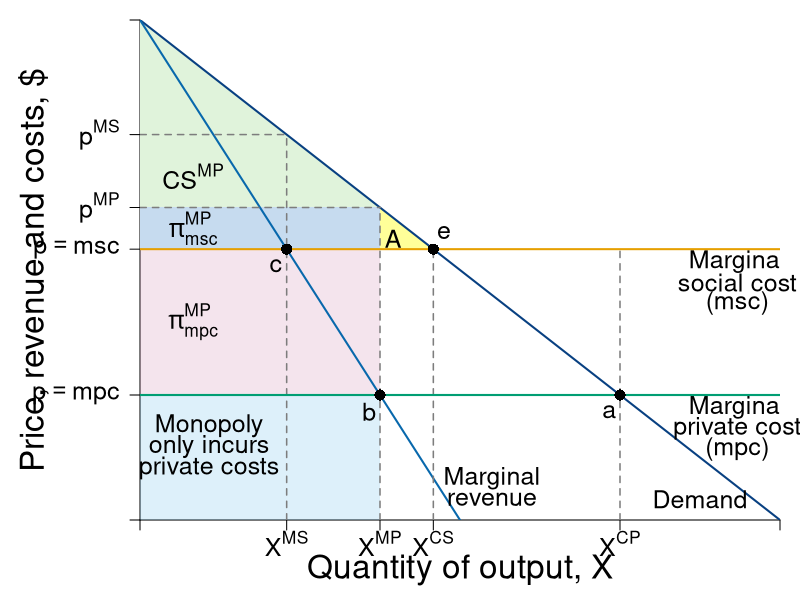

Write R code to recreate this figure.
#Graph Designer: Simon Halliday + Scott Cohn
#Authors: Bowles and Halliday
#Title: Coordination, Conflict and Competition: A Text in Microeconomics

library(shape)
pdf(file = "public_mechanism/second_best_baseline.pdf", width = 9, height = 7)

# Set parameters for graphics
axislabelsize <- 2
labelsize <- 1.5
namesize <- 1.8
annotatesize <- 1.5
graphlinewidth <- 2
segmentlinewidth <- 1.5
fadelevel <- 0.2

COL <- c("#7fc97f", "#beaed4", "#fdc086", "#ffff99", "#386cb0", "#f0027f", "#bf5b17", "#666666")
COLA <- c("#e0f3db", "#99d8c9","#66c2a4","#41ae76", "#238b45", "#005824")
COLB <- c("#c6dbef", "#4eb3d3", "#2b8cbe", "#0868ac","#084081")
COLC <- c("#fcfbfd", "#efedf5", "#dadaeb", "#bcbddc", "#9e9ac8", "#807dba", "#6a51a3", "#54278f", "#3f007d")
grays <- gray.colors(25, start = 1, end = 0, alpha = 1)
CBCols <- c("#009E73","#0072B2","#E69F00","#CC79A7", "#F0E442")


#Edited the margins to cater for the larger LHS labels
par(mar =  c(4, 7, 1, 1))

AvgRevenue <- function(x, rmax = 12, xmax = 12){
  rmax - (rmax/xmax)*x
}

MRevenue <- function(x, rmax = 12, xmax = 12){
  rmax - 2*(rmax/xmax)*x
}

AvgCost <- function(x, c0 = 2, c1 = 4){
  c0/x + c1
}

xlims <- c(0, 12)
ylims <- c(0, 12)

npts <- 501 
x <- seq(xlims[1], xlims[2], length.out = npts)
y <- seq(ylims[1], ylims[2], length.out = npts) 
a <- c(13, 16.75, 19.25)

plot(0, 0, xlim = xlims, ylim = ylims, type = "n",
     xlab = expression(paste("")),
     ylab = expression(paste("")), 
     xaxt = "n", 
     yaxt = "n", 
     cex.lab = axislabelsize, 
     bty = "n",
     xaxs = "i", 
     yaxs = "i")

costs <- c(3, 6.5)
monopoly <- c((12 - costs[1])/2, (12 - costs[2])/2)
comp <- c((12 - costs[1]), (12 - costs[2]))

ticksy <- c(0, costs[1], costs[2], AvgRevenue(monopoly[1]),  AvgRevenue(monopoly[2]), ylims[2])
ylabels <- c(NA, expression(paste(p == mpc)), expression(paste(p == msc)), expression(paste(p^{MP})),  expression(paste(p^{MS})), NA)
ticksx <- c(0, monopoly[2], monopoly[1], comp[2], comp[1], xlims[2])
xlabels <- c(NA,  expression(paste(X^{MS})), expression(paste(X^{MP})), expression(paste(X^{CS})), expression(paste(X^{CP})), NA)

axis(1, at = ticksx, pos = 0, labels = xlabels, cex.axis = labelsize)
axis(2, at = ticksy, pos = 0, labels = ylabels, las = 1, cex.axis = labelsize)

npts <- 500 
xx1 <- seq(xlims[1], xlims[2], length.out = npts)
xx3 <- seq(2, 6, length.out = npts)

#Draw the polygon for A
# xpolya <- c(comp[1], comp[1], comp[2], comp[1])
# ypolya <- c(costs[1], costs[2], costs[2], costs[1])
# polygon(x = xpolya, y = ypolya, col=rgb(230/255, 155/255, 0/255, fadelevel), 
#       density=NULL, border = NA)


#Monopoly CS no MSC: 
xpolyCSM <- c(monopoly[1], 0, 0, monopoly[1])
ypolyCSM <- c(AvgRevenue(x = monopoly[1]), 12, AvgRevenue(x = monopoly[1]), AvgRevenue(x = monopoly[1]))
polygon(x = xpolyCSM, y = ypolyCSM, col=COLA[1], density=NULL, border = NA)

#Monopoly profit no MSC, above MSC: 
xpolyMpi <- c(monopoly[1], monopoly[1], 0, 0, monopoly[1])
ypolyMpi <- c(costs[2], AvgRevenue(x = monopoly[1]), AvgRevenue(x = monopoly[1]), costs[2], costs[2])
polygon(x = xpolyMpi, y = ypolyMpi, col=COLB[1], density=NULL, border = NA)

#Monopoly profit no MSC, BELOW MSC: 

xpolyMpiSC <- c(monopoly[1], monopoly[1], 0, 0, monopoly[1])
ypolyMpiSC <- c(costs[1], costs[2], costs[2], costs[1], costs[1])
polygon(x = xpolyMpiSC, y = ypolyMpiSC, col=rgb(204/255, 121/255, 167/255, fadelevel), 
        density=NULL, border = NA)


#Draw the polygon for B
xpolyb <- c(comp[2], monopoly[1], monopoly[1], comp[2])
ypolyb <- c(costs[2], AvgRevenue(x = monopoly[1]), costs[2], costs[2])
polygon(x = xpolyb, y = ypolyb, col=COL[4], density=NULL, border = NA)

#Draw the polygon for area C
# xpolyc <- c(monopoly[1], monopoly[1], monopoly[2], monopoly[2], monopoly[1])
# ypolyc <- c(costs[2], AvgRevenue(x = monopoly[1]), AvgRevenue(x = monopoly[2]), MRevenue(monopoly[2]), MRevenue(monopoly[2]))
# polygon(x = xpolyc, y = ypolyc, col = COLA[1], density = NULL, border = NA)

#Draw the polygon for D
# xpolyd <- c(comp[2], comp[2], monopoly[1], monopoly[1], comp[2] )
# ypolyd <- c(costs[1], AvgRevenue(x = comp[2]), AvgRevenue(x = comp[2]), costs[1], costs[1])
# polygon(x = xpolyd, y = ypolyd, col=COL[2], density=NULL, border = NA)

#Area E
# xpolye <- c(comp[1], comp[2], comp[2], comp[1])
# ypolye <- c(costs[1], AvgRevenue(x = comp[2]), costs[1], costs[1])
# polygon(x = xpolye, y = ypolye, col=COL[2], density=NULL, border = NA)

#Total costs only covering private costs 
xpolya <- c(monopoly[1], monopoly[1], 0, 0, monopoly[1])
ypolya <- c(0, costs[1], costs[1], 0, 0)
polygon(x = xpolya, y = ypolya, col=rgb(86/255, 180/255, 233/255, fadelevel),
        density=NULL, border = NA)

#lines(xx1, bcA(xx1, w = 10, p = 1.5), col = COLB[3], lwd = graphlinewidth)
lines(xx1, AvgRevenue(xx1, rmax = 12, xmax = 12), col = COLB[5], lwd = graphlinewidth)
lines(xx1, MRevenue(xx1, rmax = 12, xmax = 12), col = COLB[4], lwd = graphlinewidth)
#lines(xx1, AvgCost(xx1, c0 = 2, c1 = 4), col = COLA[5], lwd = graphlinewidth)

#Label the axes
#mtext(expression(paste("Quantity of output, ", X)), side=1, line = 2.5, cex = axislabelsize)

text(0.5*xlims[2], -1.2, expression(paste("Quantity of output, ", X)), xpd = TRUE, cex = axislabelsize) 
text(-2, 0.5*ylims[2], expression(paste("Price, revenue and costs, $")), xpd = TRUE, cex = axislabelsize, srt = 90) 

#Label curves
#text(10.5, 4.5, expression(paste(ac(x) == mc(x))), cex = labelsize)
#text(10.5, 3, expression(paste(p(x) == p[max] - s*x)), cex = labelsize)
text(10.5, 0.5, expression(paste("Demand")), cex = labelsize)

text(6.6, 1, expression(paste("Marginal")), cex = labelsize)
text(6.6, 0.5, expression(paste("revenue")), cex = labelsize)

text(11.2, 6.2, expression(paste("Marginal")), cex = labelsize)
text(11.2, 5.7, expression(paste("social cost")), cex = labelsize, xpd = TRUE)
text(11.2, 5.2, expression(paste("(msc)")), cex = labelsize)

text(11.2, 2.7, expression(paste("Marginal")), cex = labelsize)
text(11.2, 2.2, expression(paste("private cost")), cex = labelsize, xpd = TRUE)
text(11.2, 1.7, expression(paste("(mpc)")), cex = labelsize)

#Labels cost and profit areas
#text(2, 0.5*AvgCost(x = 4), expression("Total Costs"), cex = labelsize)
#text(2, 6, expression("Profit"), cex = labelsize)

#Draw segments for total costs
segments(0, AvgRevenue(x = monopoly[2]), monopoly[2], AvgRevenue(x = monopoly[2]), lty = 2, col = grays[20] , lwd = segmentlinewidth)
segments(0, AvgRevenue(x = 4.5), 4.5, AvgRevenue(x = 4.5), lty = 2, col = grays[20] , lwd = segmentlinewidth)

segments(monopoly[2], 0, monopoly[2], AvgRevenue(x = monopoly[2]), lty = 2, col = grays[20] , lwd = segmentlinewidth)
segments(4.5, 0, 4.5, AvgRevenue(x = 4.5), lty = 2, col = grays[20] , lwd = segmentlinewidth)
segments(comp[2], 0, comp[2], AvgRevenue(x = comp[2]), lty = 2, col = grays[20] , lwd = segmentlinewidth)
segments(9, 0, 9, costs[2], lty = 2, col = grays[20] , lwd = segmentlinewidth)

#Price lines
segments(0, 3, xlims[2], 3, lty = 1, col = CBCols[1] , lwd = graphlinewidth)
segments(0, 6.5, xlims[2], 6.5, lty = 1, col = CBCols[3] , lwd = graphlinewidth)


#Label Points for comparison
points(monopoly[2], MRevenue(x = monopoly[2]), pch = 16, col = "black", cex = 1.5)
text(monopoly[2] -0.2, MRevenue(x = monopoly[2]) - 0.4, expression(c), cex = labelsize)

points(4.5, MRevenue(x = 4.5), pch = 16, col = "black", cex = 1.5)
text(4.5 -0.2, MRevenue(x = 4.5) - 0.4, expression(b), cex = labelsize)

points(comp[2], AvgRevenue(x = comp[2]), pch = 16, col = "black", cex = 1.5)
text(comp[2] + 0.2, AvgRevenue(x = comp[2]) + 0.4, expression(e), cex = labelsize)

points(9, AvgRevenue(x = 9), pch = 16, col = "black", cex = 1.5)
text(9 -0.2, AvgRevenue(x = 9) - 0.4, expression(a), cex = labelsize)


#points(4, AvgRevenue(x = 4), pch = 16, col = "black", cex = 1.5)
#text(7.75, 5.5, expression(A), cex = labelsize)
text(4.75, 6.75, expression(A), cex = labelsize)
#text(3.5, 7, expression(C), cex = labelsize)
# text(5, 5, expression(D), cex = labelsize)
# text(6.5, 4.25, expression(E), cex = labelsize)

text(1, 8.25, expression(paste(CS^{MP})), cex = labelsize)
text(1, 7, expression(paste(pi[msc]^{MP})), cex = labelsize)
text(1, 4.75, expression(paste(pi[mpc]^{MP})), cex = labelsize)

#Arrow to mr = mc
#text(7.5, 9.5, expression(paste("Profit Maximum at")), cex = labelsize)
#text(7.5, 9, expression(paste(mr == mc)), cex = labelsize)
#Arrows(6.1, 9.2, 4.2, 4.3, col = "black", lty = 1, lwd = 2, arr.type = "triangle", arr.lwd = 0.5)

text(1.3, 2.25, expression(paste("Monopoly")), cex = labelsize)
text(1.3, 1.75, expression(paste("only incurs")), cex = labelsize)
text(1.3, 1.25, expression(paste("private costs")), cex = labelsize)



dev.off()
